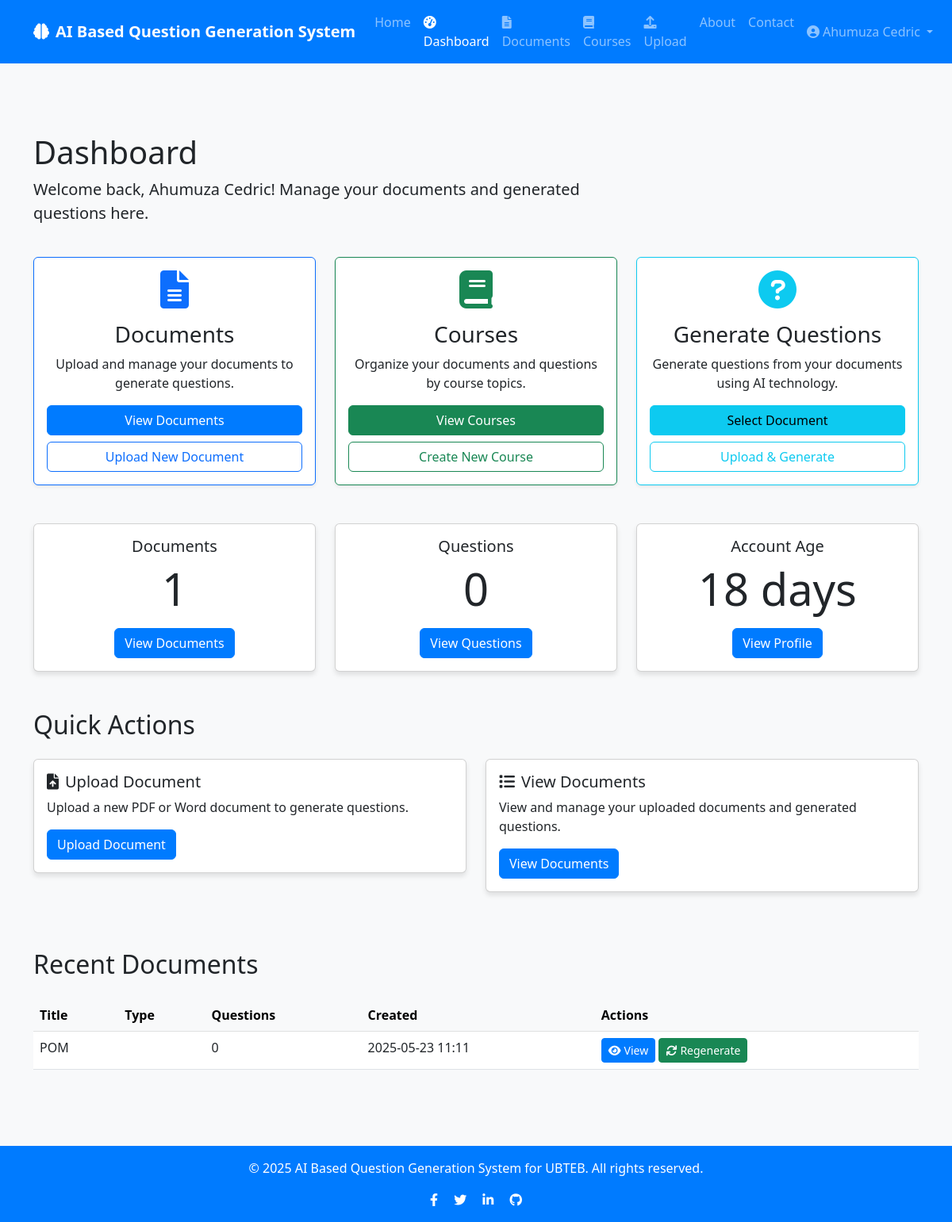
Page /dashboard (signed in) on the earlier database version.
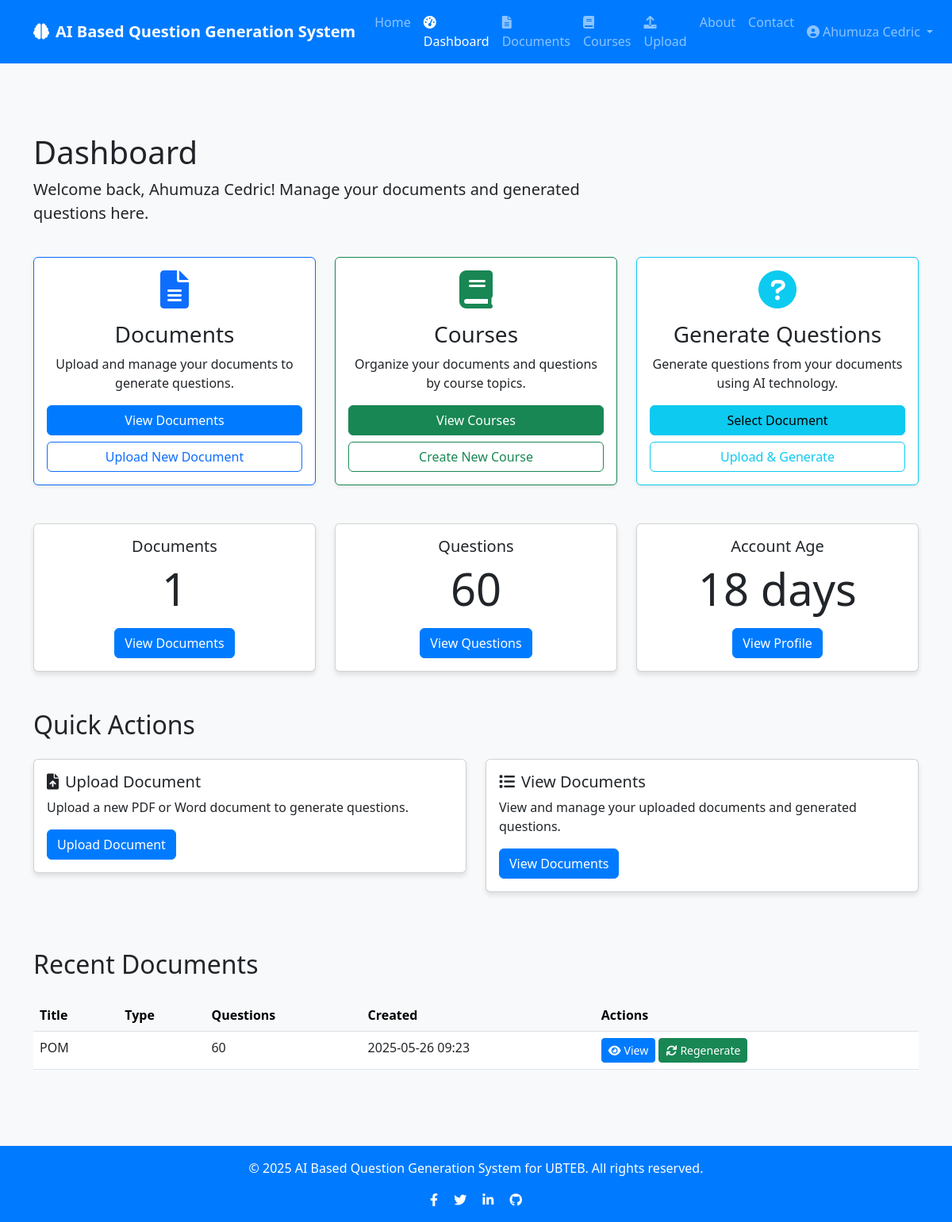
Same page on the later database version.
### app/models/document.py (models this page shows, shortened)
class Document(db.Model):
    id = db.Column(db.Integer, primary_key=True)
    title = db.Column(db.String(100), nullable=False)
    filename = db.Column(db.String(100), nullable=False)
    file_path = db.Column(db.String(255), nullable=False)
    content = db.Column(db.Text, nullable=False)
    created_at = db.Column(db.DateTime, default=datetime.utcnow)
    user_id = db.Column(db.Integer, db.ForeignKey('user.id'), nullable=False)
    course_id = db.Column(db.Integer, db.ForeignKey('course.id'), nullable=True)
    questions = db.relationship('Question', backref='document', lazy=True, cascade="all, delete-orphan")
    question_sets = db.relationship('QuestionSet', backref='document', lazy=True, cascade="all, delete-orphan")

### app/routes/main.py (the view)
@main.route('/dashboard')
@login_required
def dashboard():
    return render_template('dashboard.html', user=current_user, now=datetime.utcnow())

### app/models/user.py (called while the page is built)
@login_manager.user_loader
def load_user(user_id):
    return User.query.get(int(user_id))

### app/templates/dashboard.html (shortened to what the changed rows need)
{% extends "base.html" %}  {% block content %}
<div class="container py-5">
  <div class="row mb-4">
    <div class="col-md-8">
      <h1>Dashboard</h1>
    </div>
  </div>
  <div class="row mb-5">
    <div class="col-md-4">
      <div class="card text-center h-100">
        <div class="card-body">
          <h5 class="card-title">Questions</h5>
          <p class="card-text display-4">{{ user.questions|length }}</p>
          <a
            href="{{ url_for('questions.list_documents') }}"
            class="btn btn-primary"
            >View Questions</a
          >
        </div>
      </div>
    </div>
  </div>
  <div class="row mb-5">
    <div class="col-md-12">
      <h2 class="mb-4">Quick Actions</h2>
    </div>
  </div>
  <div class="row">
    <div class="col-md-12">
      <h2 class="mb-4">Recent Documents</h2>
      {% if user.documents %}
      <div class="table-responsive">
        <table class="table table-hover">
          <thead class="table-light">
            <tr>
              <th>Title</th>
              <th>Type</th>
              <th>Questions</th>
              <th>Created</th>
              <th>Actions</th>
            </tr>
          </thead>
          <tbody>
            {% for document in user.documents|sort(attribute='created_at', reverse=True)|batch(5)|first|default([]) %}
            <tr>
              <td>{{ document.title or 'Untitled Document' }}</td>
              <td>{{ document.question_type|title }}</td>
              <td>{{ document.questions|length }}</td>
              <td>{{ document.created_at.strftime('%Y-%m-%d %H:%M') }}</td>
              <td>
                <a href="{{ url_for('questions.view_document', document_id=document.id) }}"
                   class="btn btn-sm btn-primary">
                  <i class="fas fa-eye me-1"></i>View
                </a>
                <a href="{{ url_for('questions.generate_questions_form', document_id=document.id) }}"
                   class="btn btn-sm btn-success">
                  <i class="fas fa-sync me-1"></i>Regenerate
                </a>
              </td>
            </tr>
            {% endfor %}
          </tbody>
        </table>
      </div>
      {% endif %}
    </div>
  </div>
</div>
{% endblock %}

Differences in the rows shown:
changed Document "POM": questions|length "0" → "60"; created_at "2025-05-23 11:11" → "2025-05-26 09:23"
Other differences:
{{ user.questions|length }}: "0" → "60"
